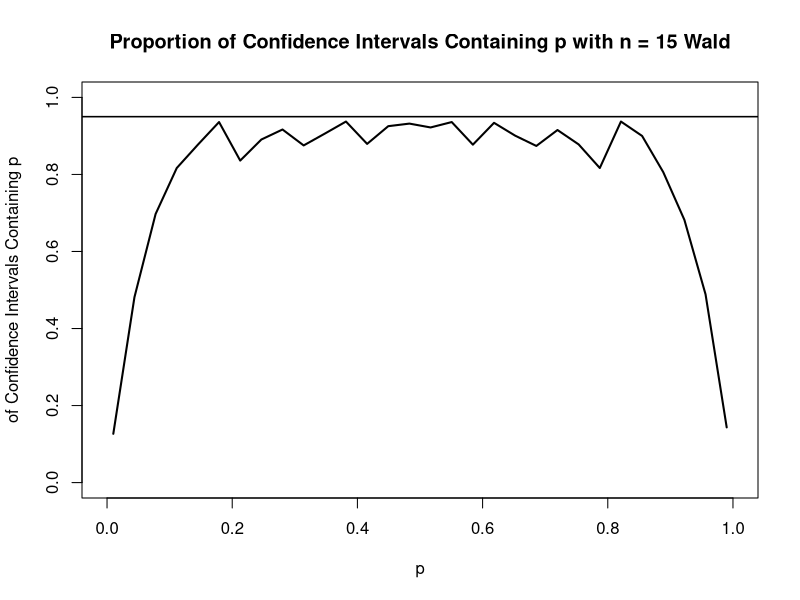
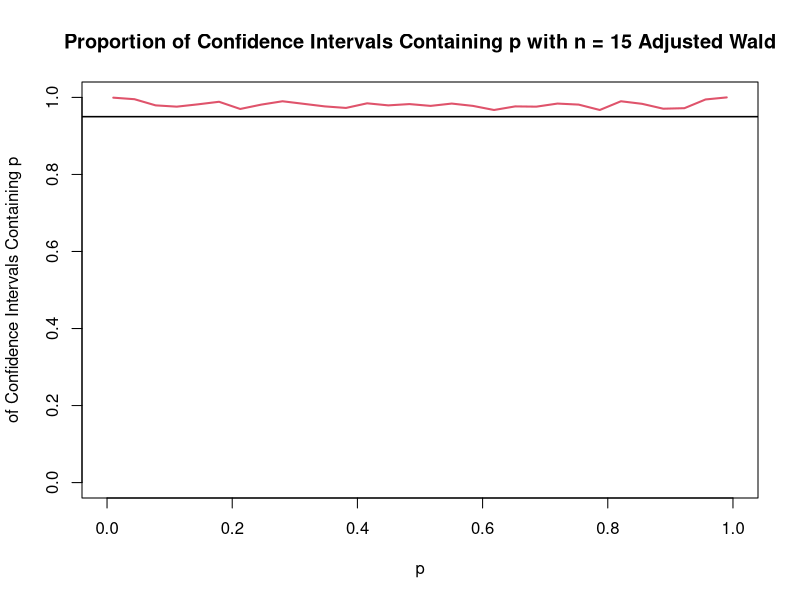
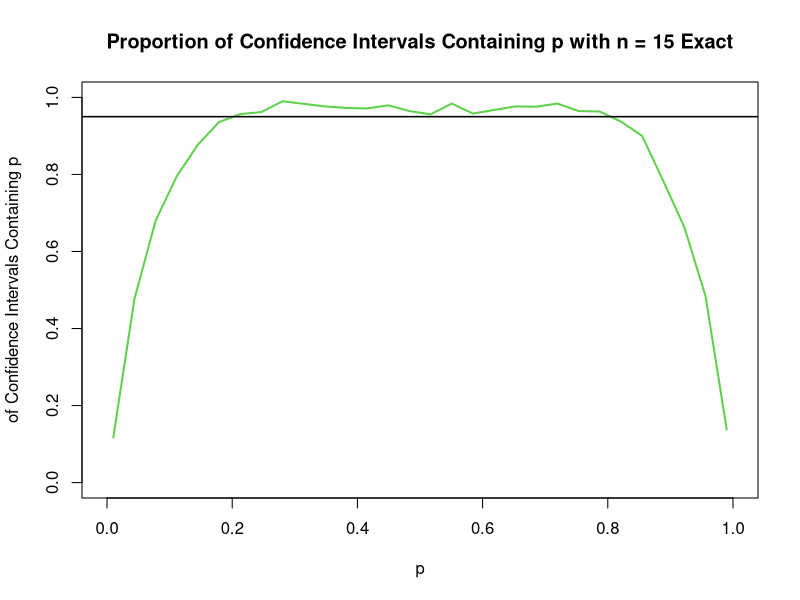
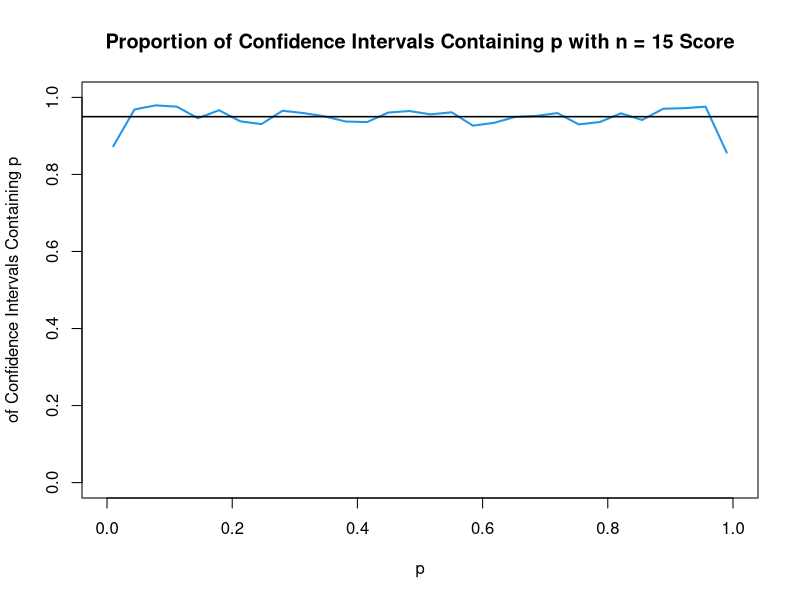
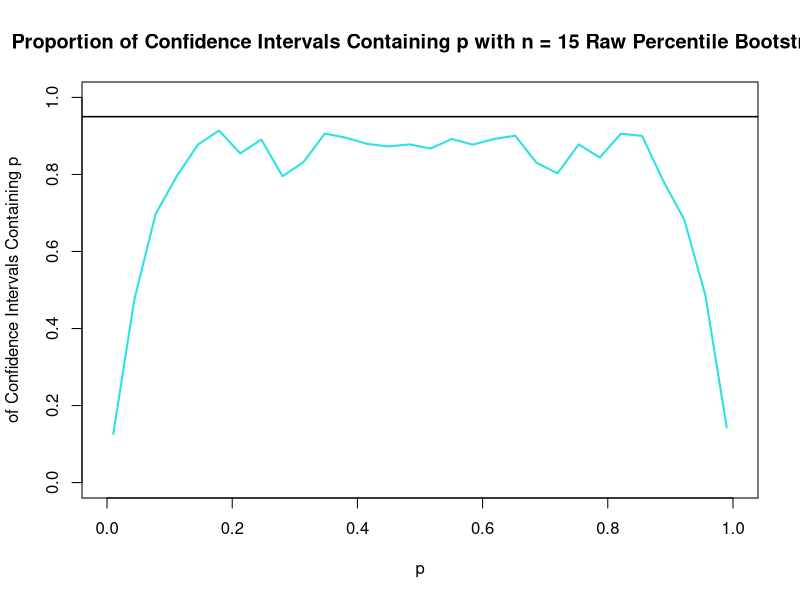
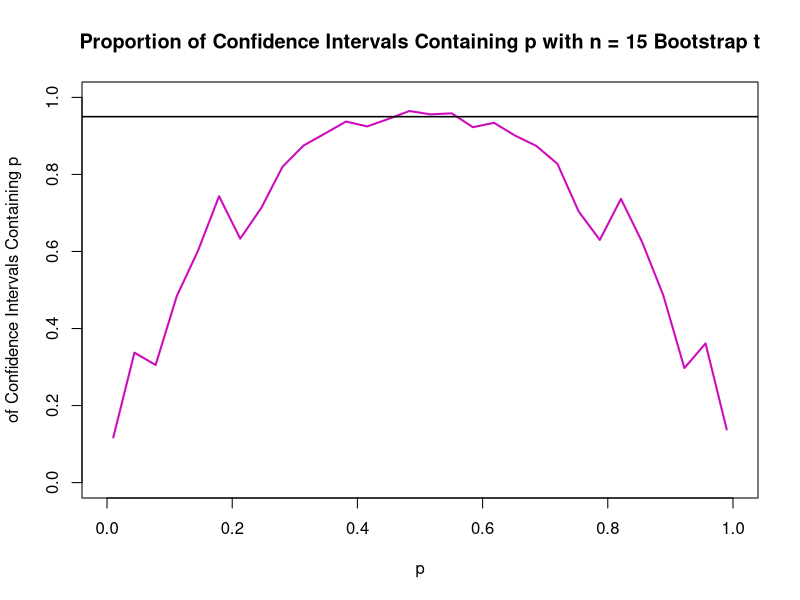
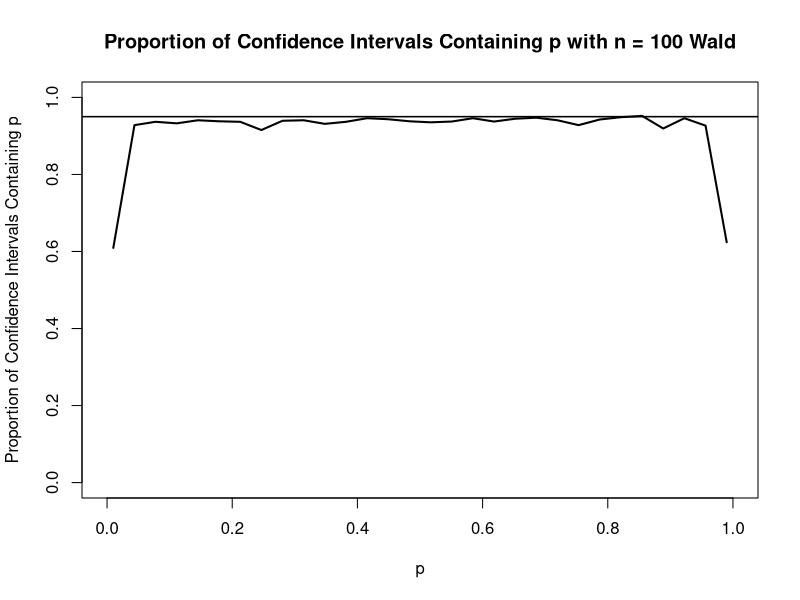
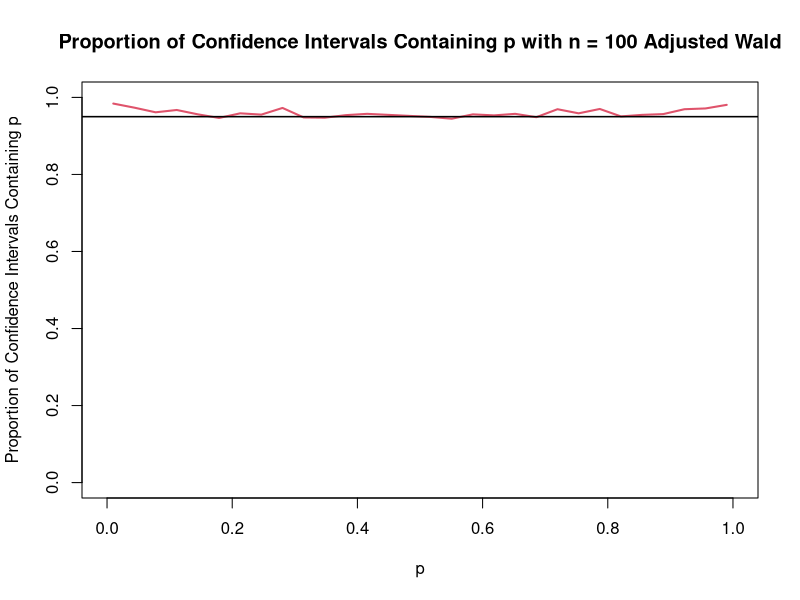

The R script that drew these images, in order:
## ---- chunk 1
knitr::opts_chunk$set(echo = FALSE, warning = FALSE, message = FALSE, fig.pos = "H", out.extra = "")
options(scipen = 999)
## ---- chunk 2
# install.packages("tidyverse")
library(tidyverse)

# Initialize data
set.seed(999) # Allows us to reproduce results
p <- seq(from = .01, to = .99, length.out = 30) # Get values for p as combinations
n <- c(15, 100, 200) # Get values of n
combo <- expand.grid(p,n)
N <- 1500 # Set N to be the number of samples we want for each grouping

df <- data.frame()
temp <- data.frame()

for (i in n) {
  for (j in p) {
    temp <- data.frame(n = i, 
                       p = j, 
                       y_i = rbinom(N, size = i, prob = j)
                       )
    df <- rbind(df, temp)
  }
}

# This code just double checks to make sure we got 1500 values from each combination -- ALL should say 1500 for count
# df %>%
#   group_by(n, p) %>%
#   summarize(count = n())

# Show the first observations and save as a tibble
df <- df %>%
  mutate(p_hat = y_i / n)
head(df)

# Now show last observations
tail(df)
## ---- chunk 3
# Get Wald Interval calculations for each n and p
expected_wald_ci <- df %>%
  mutate(
    alpha = .05,
    lower_ci = ifelse(p_hat - qnorm(1 - (alpha / 2)) * sqrt((p_hat * (1 - p_hat)) / n) < 0, 0, p_hat - qnorm(1 - (alpha / 2)) * sqrt((p_hat * (1 - p_hat)) / n)),
    upper_ci = ifelse(p_hat + qnorm(1 - (alpha / 2)) * sqrt((p_hat * (1 - p_hat)) / n) > 1, 1, p_hat + qnorm(1 - (alpha / 2)) * sqrt((p_hat * (1 - p_hat)) / n))
  ) %>%
  dplyr::select(-alpha)

# Make function to get transform our variables to see how well the CIs do
updateDF <- function(df) {
  df %>%
    mutate(count = ifelse((p < upper_ci) & (p > lower_ci), 1, 0),
           count_under = ifelse(p <= lower_ci, 1, 0),
           count_over = ifelse(p >= upper_ci, 1, 0)
           )
}

# Make function to get final df to use for analysis
final_summary <- function(data) {
  data %>%
    group_by(n, p) %>%
    summarize(prop = mean(count),
              num_under = mean(count_under),
              num_over = mean(count_over),
              int_length = mean(upper_ci - lower_ci)
              )
}

# Merge our data with df and expected_wald_ci to get all the information together
df_wald <- updateDF(df = expected_wald_ci)

# Make table that stores the values of proportion of contained in interval
df_wald_proportion <- final_summary(df_wald)
## ---- chunk 4
# Function for Adj Wald Interval
expected_adj_wald_ci <- df %>%
  mutate(
    alpha = .05,
    p_hat2 = (y_i + 2) / (n + 4), # Get value of p from this approach
    lower_ci = ifelse(p_hat2 - qnorm(1 - (alpha / 2)) * sqrt((p_hat2 * (1 - p_hat2)) / n) < 0, 
                      0, 
                      p_hat2 - qnorm(1 - (alpha / 2)) * sqrt((p_hat2 * (1 - p_hat2)) / n)),
    upper_ci = ifelse(p_hat2 + qnorm(1 - (alpha / 2)) * sqrt((p_hat2 * (1 - p_hat2)) / n) > 1, 
                      1, 
                      p_hat2 + qnorm(1 - (alpha / 2)) * sqrt((p_hat2 * (1 - p_hat2)) / n))
  ) %>%
  dplyr::select(- c(alpha, p_hat2))

# Update our data with df and expected_adj_wald_ci to get all the information together
df_adj_wald <- updateDF(expected_adj_wald_ci)

# Make table that stores the values of proportion of contained in interval
df_adj_wald_proportion <- final_summary(df_adj_wald)
## ---- chunk 5
# Get Exact Interval calculations for each n and p
expected_exact_ci <- df %>%
  mutate(
    alpha = 0.05,
    lower_ci = ifelse(
      y_i == 0, # If y_i is 0 then lower bound is 0
      0, 
      ifelse(
        y_i == n, # If y_i is n then lower bound is 1
        1, 
        ifelse(
          (1 + ((n - y_i + 1) / (y_i * qf(1 - (alpha / 2), 2 * y_i, 2 * (n - y_i + 1), lower.tail = F)))) ** (-1) < 0, # If expression is less than 0 then lower bound is 0
          0, 
          ifelse(
            (1 + ((n - y_i + 1) / (y_i * qf(1 - (alpha / 2), 2 * y_i, 2 * (n - y_i + 1), lower.tail = F)))) ** (-1) > 1, # If function is greater than 1 then lower bound is 1
            1, 
            (1 + ((n - y_i + 1) / (y_i * qf(1 - (alpha / 2), 2 * y_i, 2 * (n - y_i + 1), lower.tail = F)))) ** (-1) # Otherwise get bound
          )
        )
      )
    ),
    upper_ci = ifelse( # Note the criteria for ifelse is same as lower bound but now for upper bound
      y_i == 0, 
      0, 
      ifelse(
        y_i == n, 
        1, 
        ifelse(
          (1 + ((n - y_i) / ((y_i + 1) * qf(alpha / 2, 2 * (y_i + 1), 2 * (n - y_i), lower.tail = F)))) ** (-1) < 0, 
          0, 
          ifelse(
            (1 + ((n - y_i) / ((y_i + 1) * qf(alpha / 2, 2 * (y_i + 1), 2 * (n - y_i), lower.tail = F)))) ** (-1) > 1, 
            1, 
            (1 + ((n - y_i) / ((y_i + 1) * qf(alpha / 2, 2 * (y_i + 1), 2 * (n - y_i), lower.tail = F)))) ** (-1)
          )
        )
      )
    )
  ) %>%
  dplyr::select(-alpha)

# Update our data with df and expected_exact_ci to get all the information together
df_exact <- updateDF(expected_exact_ci)

# Make table that stores the values of proportion of contained in interval
df_exact_proportion <- final_summary(df_exact)
## ---- chunk 6
# Function for Score Interval
expected_score_ci <- df %>%
  mutate(
    alpha = 0.05,
    z = qnorm(1 - (alpha / 2)), # z-score value
    left_side = p_hat + (z ** 2 / (2 * n)), # Estimate value before subtracting or adding
    right_side = z * sqrt(((p_hat * (1 - p_hat)) + (z ** 2 / (4 * n))) / n), # Everything in sqrt to add or subtract to original estimate
    denominator = 1 + (z ** 2 / n), # Divided by this value
    lower_ci = ifelse((left_side - right_side) / denominator < 0, 
                      0, 
                      (left_side - right_side) / denominator
                      ),
    upper_ci = ifelse((left_side + right_side) / denominator > 1,
                      1,
                      (left_side + right_side) / denominator
                      )
  ) %>%
  dplyr::select(-c(alpha, z, left_side, right_side, denominator)) # Remove what is not needed

# Update our data with df and expected_score_ci to get all the information together
df_score <- updateDF(expected_score_ci)

# Make table that stores the values of proportion of contained in interval
df_score_proportion <- final_summary(df_score)
## ---- chunk 7
#create confidence interval function that takes in a data frame of n,p combinations and their observed y_i and p_hat
Raw_CI <- function(df, B = 200, alpha = 0.05) {#create defaults for # bootstrap resamples and alpha
  raw <- apply(df, MARGIN = 1, FUN = function(combo) {#create CI for every row in the data frame
    #set seed for reproducibility
    set.seed(999)
    #store current parameter values and sample values
    n <- combo['n']
    p <- combo['p']
    y_i <- combo['y_i']
    p_hat <- combo['p_hat']
    #create B bootstrap resamples using estimate of p
    y_boot <- rbinom(B, size = n, prob = p_hat)
    #calculate p_hat for each bootstrap resample
    p_hat_boot <- y_boot / n
    #create CI based on quantiles of bootstrap resamples of p_hat
    CI <- quantile(p_hat_boot, c(alpha/2, 1-(alpha/2)))
    #change names of lower and upper CI
    names(CI) <- c('lower_ci', 'upper_ci')
    #return values needed for similar format to df provided in function call
    return(c(n, p, y_i, p_hat, CI))
    })
  #create a data frame that is in same format as df provided in function call
  df <- data.frame(n = raw[1,],
           p = raw[2,],
           y_i = raw[3,],
           p_hat = raw[4,],
           lower_ci = raw[5,],
           upper_ci = raw[6,])
}
#use new function to find CI for each row of df based on raw percentile
raw <- Raw_CI(df)
#use updateDF function that calculates relevant count metrics
df_raw <- updateDF(raw)
#use final_summary function to group by n,p combinations and get relevant performance metrics
df_raw_proportion <- final_summary(df_raw)
## ---- chunk 8
#create confidence interval function that takes in a data frame of n,p combinations and their observed y_i and p_hat
Bootstrap_t_CI <- function(df, B = 200, alpha = 0.05) {#create defaults for # bootstrap resamples and alpha
  boot_t <- apply(df, MARGIN = 1, FUN = function(combo) {#create CI for every row in the data frame
    #set seed for reproducibility
    set.seed(999)
    #store current parameter values and sample values
    n <- combo['n']
    p <- combo['p']
    y_i <- combo['y_i']
    p_hat <- combo['p_hat']
    #create B bootstrap resamples using estimate of p
    y_boot <- rbinom(B, size = n, prob = p_hat)
    #calculate p_hat for each bootstrap resample
    p_hat_boot <- y_boot / n
    #throw out bootstrap resamples that give proportion either 0 of 1
    p_hat_boot <- p_hat_boot[((p_hat_boot != 0) & (p_hat_boot != 1))]
    #calculate t-statistic for each bootstrap resample
    t_star <- (p_hat_boot - p_hat) / sqrt((p_hat_boot*(1-p_hat_boot))/n)
    #find quantiles of approximate distribution of the t-statistic
    quantiles <- quantile(t_star, c(alpha/2, 1-(alpha/2)))
    #give appropriate names
    names(quantiles) <- c('lower_q', 'upper_q')
    #create appropriate lower and upper CI based on if observed binomial sample from df is either 0, n, or neither
    lower_ci <- ifelse(y_i == 0, 0, 
                       ifelse(y_i == n, 1,
                              p_hat - quantiles['upper_q']*sd(p_hat_boot)))
    upper_ci <- ifelse(y_i == 0, 0, 
                       ifelse(y_i == n, 1,
                              p_hat - quantiles['lower_q']*sd(p_hat_boot)))
    #return values needed for similar format to df provided in function call
    return(c(n, p, y_i, p_hat, lower_ci, upper_ci))
    })
  #create a data frame that is in same format as df provided in function call
  df <- data.frame(n = boot_t[1,],
             p = boot_t[2,],
             y_i = boot_t[3,],
             p_hat = boot_t[4,],
             lower_ci = boot_t[5,],
             upper_ci = boot_t[6,])
  }
#use new function to find CI for each row of df based on bootstrap t
bootstrap_t <- Bootstrap_t_CI(df)
#%>%filter((! is.na(lower_ci)) & (! is.na(upper_ci))) # Remove NA values from upper and lower bounds to get intervals
#use updateDF function that calculates relevant count metrics
df_bootstrap_t <- updateDF(bootstrap_t)
#use final_summary function to group by n,p combinations and get relevant performance metrics
df_bootstrap_t_proportion <- final_summary(df_bootstrap_t)
## ---- chunk 9
#create list of all data frames from different confidence interval procedures
results <- list("Wald" = df_wald_proportion, "Adjusted Wald" = df_adj_wald_proportion, 
                "Exact" = df_exact_proportion, "Score" = df_score_proportion, 
                "Raw Percentile Bootstrap" = df_raw_proportion, "Bootstrap t" = df_bootstrap_t_proportion)
#loop through number of data frames in results
for (i in 1:6) {
  #store appropriate data frame
  df <- results[[i]]
  #filter for relevant sample size
  n_ <- 15
  df <- df %>% 
    filter(n == n_)
  #plot the p values and corresponding coverage proportion results
  plot(df$p, df$prop, col = i, type = "l", lwd = 2,
       ylim = c(0,1), xlim = c(0,1),
       #add appropriate labels
       ylab = "of Confidence Intervals Containing p",
       xlab = "p",
       main = paste("Proportion of Confidence Intervals Containing p with n =", n_, names(results)[i]))
  #add line for nominal confidence level
  abline(h = 0.95,lwd = 1.5)
}
## ---- chunk 10
#loop through number of data frames in results
for (i in 1:6) {
  #store appropriate data frame
  df <- results[[i]]
  #filter for relevant sample size
  n_ <- 100
  df <- df %>% 
    filter(n == n_)
  #plot the p values and corresponding coverage proportion results
  plot(df$p, df$prop, col = i, type = "l", lwd = 2,
       ylim = c(0,1), xlim = c(0,1),
       #add appropriate labels
       ylab = "Proportion of Confidence Intervals Containing p",
       xlab = "p",
       main = paste("Proportion of Confidence Intervals Containing p with n =", n_, names(results)[i]))
  #add line for nominal confidence level
  abline(h = 0.95,lwd = 1.5)
}
## ---- chunk 11
#loop through number of data frames in results
for (i in 1:6) {
  #store appropriate data frame
  df <- results[[i]]
  #filter for relevant sample size
  n_ <- 200
  df <- df %>% 
    filter(n == n_)
  #plot the p values and corresponding coverage proportion results
  plot(df$p, df$prop, col = i, type = "l", lwd = 2,
       ylim = c(0,1), xlim = c(0,1),
       #add appropriate labels
       ylab = "Proportion of Confidence Intervals Containing p",
       xlab = "p",
       main = paste("Proportion of Confidence Intervals Containing p with n =", n_, names(results)[i]))
  #add line for nominal confidence level
  abline(h = 0.95,lwd = 1.5)
}
## ---- chunk 12
#loop through each sample size to create plot for each
for (n_ in n) {
  #create empty plot where lines of each avg CI length from each method can be added
  plot(NA, ylim = c(0,0.6), xlim = c(0,1), 
       #add appropriate labels
       ylab = "Average Length", xlab = "p", main = paste("Average length with n =",n_))
  #loop through number of data frames in results
  for (i in 1:6) {
    #store appropriate data frame
    df <- results[[i]]
    #filter for relevant sample size
    df <- df %>% 
      filter(n == n_)
    #plot the p values and corresponding avg CI length for current method
    lines(df$p, df$int_length, col = i, lwd = 2, add = TRUE)
  }
  #add legend that specifies each method
  legend(0.87, 0.62, legend = c("Wald","AdjWald","Exact","Score","Raw","Boott"), lty = 1, lwd = 2, col = 1:6, cex = 0.7)
}

